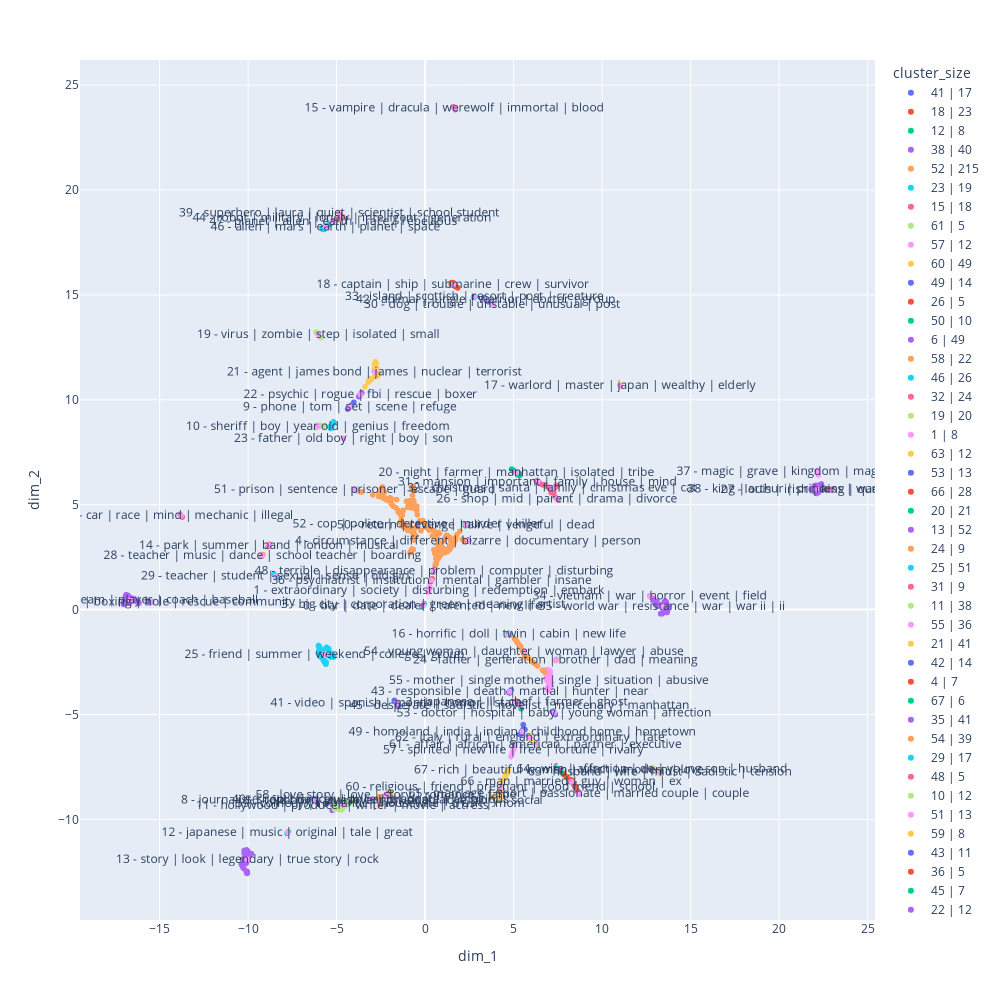

The notebook cell this image was saved under:
### Code cell
fig = model.visualize_clusters(search=None, width=1000, height=1000, fit_clusters=False, density_plot=False)
fig.show()
